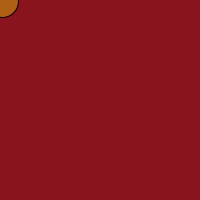
Frame 1 (no input)
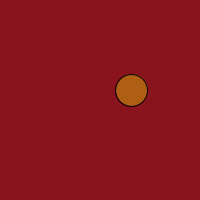
Frame 60 (the mouse pressed at the canvas centre just before this capture)
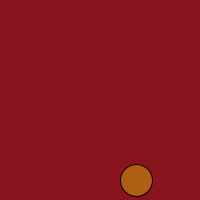
Frame 120 (the mouse held since frame 60 and released just before this capture)

The Processing sketch that drew these frames (run headless with seeded random() and noise(); from frame 60 on, the mouse is pressed at the canvas centre):

// Processing sketch: processing_107713
// ── processing_107713.pde

float x = 0;
float y = 0;
float xspeed = 2.2;
float yspeed = 1.5;
float r = 32;

void setup() {
  size(200,200);
  smooth();
}
void draw() {
  background(138, 20, 30);
  x = x + xspeed;
  y = y + yspeed;

  if ((x > width) || (x < 0)) {
    xspeed = xspeed * -1;
    r = 64;
  }
  
  if ((y > height) || (y < 0)) {
    yspeed = yspeed * -1;
    r = 64;
  }
  stroke(0);
  fill(175,95, 20);
  ellipse(x,y,r,r);
  
  r = constrain(r-2,32,64);
  
}
